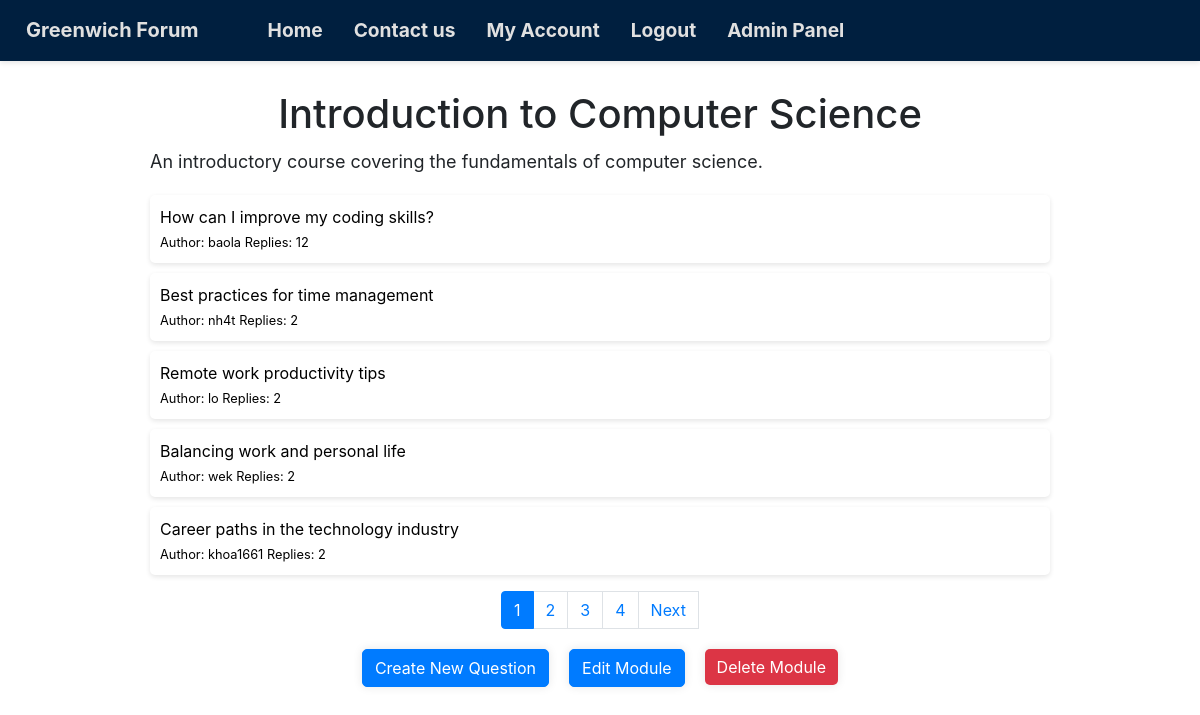
The page /modules/read_module.php?module_id=1 (signed in) on the database its author committed.
### tables this page shows
CREATE TABLE `modules` (
  `module_id` int(11) NOT NULL,
  `module_name` varchar(255) NOT NULL,
  `description` text DEFAULT NULL
);

CREATE TABLE `questions` (
  `question_id` int(11) NOT NULL,
  `title` varchar(255) DEFAULT NULL,
  `content` text DEFAULT NULL,
  `user_id` int(11) DEFAULT NULL,
  `module_id` int(11) DEFAULT NULL,
  `timestamp` timestamp NOT NULL DEFAULT current_timestamp() ON UPDATE current_timestamp(),
  `image_url` text DEFAULT NULL
);

CREATE TABLE `users` (
  `user_id` int(11) NOT NULL,
  `username` varchar(255) NOT NULL,
  `about` text DEFAULT NULL,
  `email` varchar(255) NOT NULL,
  `password` varchar(255) NOT NULL,
  `profile_picture` varchar(255) DEFAULT NULL,
  `role` enum('admin','user') NOT NULL
);

### modules/module_functions.php (called while the page is built, shortened)
<?php
require dirname(__DIR__) . "../auth/functions.php";
include(dirname(__DIR__) . "/templates/header.php");
function countQuestionsForModule($db, $module_id)
{
    $stmt = $db->prepare("SELECT COUNT(*) AS question_count FROM questions WHERE module_id = :module_id");
    $stmt->bindParam(':module_id', $module_id);
    $stmt->execute();
    return $stmt->fetchColumn();
}
function getModuleDetails($db, $module_id)
{
    try {
        $module_query = "SELECT * FROM modules WHERE module_id = :module_id";
        $stmt = $db->prepare($module_query);
        $stmt->bindParam(':module_id', $module_id);
        $stmt->execute();
        if ($stmt->rowCount() > 0) {
            return $stmt->fetch(PDO::FETCH_ASSOC);
        } else {
            return false;
        }
    } catch (PDOException $e) {
        return false;
    }
}
function getQuestionsForModule($db, $module_id, $offset, $limit)
{
    $questions_query = "SELECT q.*, u.username AS author, COUNT(r.question_id) AS num_replies FROM questions q
                            LEFT JOIN users u ON q.user_id = u.user_id
                            LEFT JOIN replies r ON q.question_id = r.question_id
                            WHERE q.module_id = :module_id
                            GROUP BY q.question_id
                            LIMIT :offset, :limit";
    $stmt = $db->prepare($questions_query);
    $stmt->bindParam(':module_id', $module_id);
    $stmt->bindParam(':offset', $offset, PDO::PARAM_INT);
    $stmt->bindParam(':limit', $limit, PDO::PARAM_INT);
    $stmt->execute();
    return $stmt->fetchAll(PDO::FETCH_ASSOC);
}

### auth/functions.php (called while the page is built, shortened)
<?php
function isAdmin()
{
    if (isset($_SESSION['user']) && $_SESSION['user']['role'] == 'admin') {
        return true;
    } else {
        return false;
    }
}

### modules/read_module.php (the view, shortened to what this page needs)
<?php
require dirname(__DIR__) . "../modules/module_functions.php";
if (isset($_GET["module_id"])) {
    $module_id = $_GET["module_id"];
    $module = getModuleDetails($db, $module_id);
    $total_questions = countQuestionsForModule($db, $module_id);
    $total_pages = ceil($total_questions / 5);
    $page = isset($_GET["page"]) ? intval($_GET["page"]) : 1;
    $offset = ($page - 1) * 5;
    $questions = getQuestionsForModule($db, $module_id, $offset, 5);
} else {
    echo "Invalid module ID" . isset($_GET["module_id"]);
    exit();
}
?>
<body>
    <main>
        <div class="page-name">
            <h1>
                <?php echo $module["module_name"]; ?>
            </h1>
            <p>
                <?php echo $module["description"]; ?>
            </p>
        </div>
        <div class="list">
            <ul>
                <?php foreach ($questions as $question): ?>
                    <a href="../questions/read_question.php?question_id=<?php echo $question["question_id"]; ?>">
                        <li style="width: 75%;">
                            <?php echo $question["title"]; ?>
                            <br>
                            <small>
                                Author:
                                <?php echo $question["author"]; ?>
                                Replies:
                                <?php echo $question["num_replies"]; ?>
                            </small>
                        </li>
                    </a>
                <?php endforeach; ?>
            </ul>
        </div>
        <?php if ($total_pages > 1): ?>
            <div class="pagination justify-content-center">
                <?php for ($i = 1; $i <= $total_pages; $i++): ?>
                    <?php if ($i == $page): ?>
                        <li class="page-item active">
                            <span class="page-link">
                                <?php echo $i; ?>
                            </span>
                        </li>
                    <?php else: ?>
                        <a href="?module_id=<?php echo $module_id; ?>&page=<?php echo $i; ?>" class="page-link">
                            <?php echo $i; ?>
                        </a>
                    <?php endif; ?>
                <?php endfor; ?>
                <?php if ($page < $total_pages): ?>
                    <a href="?module_id=<?php echo $module_id; ?>&page=<?php echo $page + 1; ?>" class="page-link">Next</a>
                <?php endif; ?>
            </div>
        <?php endif; ?>
        <div class="pagination justify-content-center">
            <div class="text-center">
                <button class="btn btn-primary">
                    <a href="../questions/create_question.php?module_id=<?php echo $module['module_id']; ?>">Create New
                        Question</a>
                </button>
            </div>
            <?php if (isAdmin()): ?>
                <div class="text-center">
                    <button class="btn btn-primary">
                        <a href="../modules/edit_module.php?module_id=<?php echo $module['module_id']; ?>">Edit Module</a>
                    </button>
                </div>
                <div class="text-center">
                    <form action="../modules/delete_module.php" method="post"
                        onsubmit="return confirm('Are you sure you want to delete this module?');">
                        <button type="submit" class="btn btn-danger" name="delete_module_btn">Delete Module
                        </button>
                    </form>
                </div>
            <?php endif; ?>
        </div>
    </main>
</body>
</html>

### css/style.css (style rules this page uses)
.page-name { font-size: 36px; margin-top: 10px; margin-bottom: 20px; text-align: center; }
.list li { background-color: #fff; margin: 10px auto; width: 75%; align-items: center; padding: 10px; border-radius: 5px; box-shadow: 0 2px 5px rgba(0, 0, 0, 0.1); list-style-type: none; border: #a09999 solid 1px; }
.btn a { color: white; }
.try .btn, .btn { box-shadow: 0 0 10px rgba(0, 0, 0, 0.1); border-radius: 5px; margin-inline: 10px; margin-top: 10px; }
a { color: #000; text-decoration: none; }
.page-name p { font-size: 18px; text-align: justify; width: 75%; margin: 10px auto; }
.list li { width: 75%; border: none; }
.list ul { padding-inline-start: 0; }
form .btn { border: none; }
main { margin-top: 90px; }
.pagination { margin-top: 10px; }

### rows shown on the page
modules: module_name "Introduction to Computer Science", description "An introductory course covering the fundamentals of computer science."
questions: title "How can I improve my coding skills?", user.username "baola", num_replies "12"
questions: title "Best practices for time management", user.username "nh4t", num_replies "2"
questions: title "Remote work productivity tips", user.username "lo", num_replies "2"
questions: title "Balancing work and personal life", user.username "wek", num_replies "2"
questions: title "Career paths in the technology industry", user.username "khoa1661", num_replies "2"
